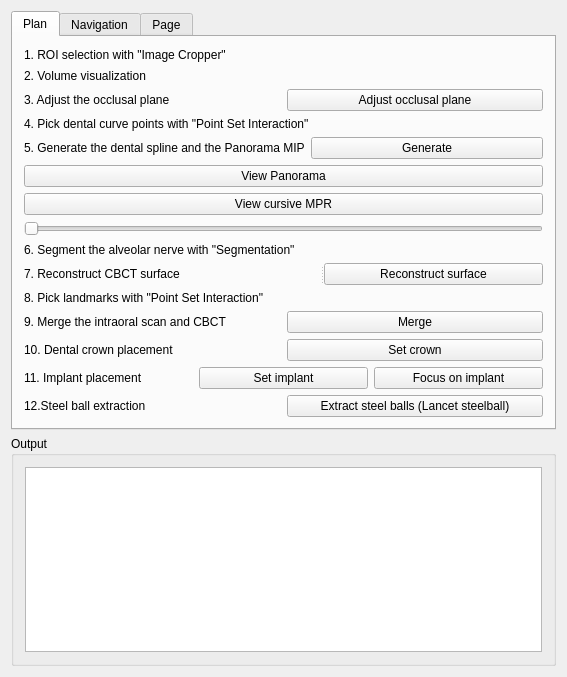
<?xml version="1.0" encoding="UTF-8"?>
<ui version="4.0">
 <class>DentalAccuracyControls</class>
 <widget class="QWidget" name="DentalAccuracyControls">
  <property name="geometry">
   <rect>
    <x>0</x>
    <y>0</y>
    <width>567</width>
    <height>677</height>
   </rect>
  </property>
  <property name="minimumSize">
   <size>
    <width>0</width>
    <height>0</height>
   </size>
  </property>
  <property name="windowTitle">
   <string>QmitkTemplate</string>
  </property>
  <layout class="QVBoxLayout" name="verticalLayout_2">
   <item>
    <widget class="QTabWidget" name="tabWidget">
     <property name="currentIndex">
      <number>0</number>
     </property>
     <widget class="QWidget" name="tab_2">
      <attribute name="title">
       <string>Plan</string>
      </attribute>
      <layout class="QVBoxLayout" name="verticalLayout">
       <item>
        <widget class="QLabel" name="label">
         <property name="text">
          <string>1. ROI selection with &quot;Image Cropper&quot;</string>
         </property>
        </widget>
       </item>
       <item>
        <widget class="QLabel" name="label_12">
         <property name="text">
          <string>2. Volume visualization</string>
         </property>
        </widget>
       </item>
       <item>
        <layout class="QHBoxLayout" name="horizontalLayout">
         <item>
          <widget class="QLabel" name="label_2">
           <property name="text">
            <string>3. Adjust the occlusal plane </string>
           </property>
          </widget>
         </item>
         <item>
          <widget class="QPushButton" name="pushButton_planeAdjust">
           <property name="text">
            <string>Adjust occlusal plane</string>
           </property>
          </widget>
         </item>
        </layout>
       </item>
       <item>
        <widget class="QLabel" name="label_3">
         <property name="text">
          <string>4. Pick dental curve points with &quot;Point Set Interaction&quot;</string>
         </property>
        </widget>
       </item>
       <item>
        <layout class="QHBoxLayout" name="horizontalLayout_2">
         <item>
          <widget class="QLabel" name="label_5">
           <property name="text">
            <string>5. Generate the dental spline and the Panorama MIP</string>
           </property>
          </widget>
         </item>
         <item>
          <widget class="QPushButton" name="pushButton_splineAndPanorama">
           <property name="text">
            <string>Generate</string>
           </property>
          </widget>
         </item>
        </layout>
       </item>
       <item>
        <widget class="QPushButton" name="pushButton_viewPano">
         <property name="text">
          <string>View Panorama</string>
         </property>
        </widget>
       </item>
       <item>
        <widget class="QPushButton" name="pushButton_viewCursiveMPR">
         <property name="text">
          <string>View cursive MPR</string>
         </property>
        </widget>
       </item>
       <item>
        <widget class="QSlider" name="horizontalSlider">
         <property name="enabled">
          <bool>false</bool>
         </property>
         <property name="orientation">
          <enum>Qt::Horizontal</enum>
         </property>
        </widget>
       </item>
       <item>
        <widget class="QLabel" name="label_4">
         <property name="text">
          <string>6. Segment the alveolar nerve with &quot;Segmentation&quot;</string>
         </property>
        </widget>
       </item>
       <item>
        <widget class="QSplitter" name="splitter">
         <property name="orientation">
          <enum>Qt::Horizontal</enum>
         </property>
         <widget class="QLabel" name="label_10">
          <property name="text">
           <string>7. Reconstruct CBCT surface</string>
          </property>
         </widget>
         <widget class="QPushButton" name="pushButton_CBCTreconstruct">
          <property name="text">
           <string>Reconstruct surface</string>
          </property>
         </widget>
        </widget>
       </item>
       <item>
        <widget class="QLabel" name="label_6">
         <property name="text">
          <string>8. Pick landmarks with &quot;Point Set Interaction&quot; </string>
         </property>
        </widget>
       </item>
       <item>
        <layout class="QHBoxLayout" name="horizontalLayout_3">
         <item>
          <widget class="QLabel" name="label_7">
           <property name="text">
            <string>9. Merge the intraoral scan and CBCT </string>
           </property>
          </widget>
         </item>
         <item>
          <widget class="QPushButton" name="pushButton_iosCBCT">
           <property name="text">
            <string>Merge</string>
           </property>
          </widget>
         </item>
        </layout>
       </item>
       <item>
        <layout class="QHBoxLayout" name="horizontalLayout_4">
         <item>
          <widget class="QLabel" name="label_8">
           <property name="text">
            <string>10. Dental crown placement  </string>
           </property>
          </widget>
         </item>
         <item>
          <widget class="QPushButton" name="pushButton_setCrown">
           <property name="text">
            <string>Set crown</string>
           </property>
          </widget>
         </item>
        </layout>
       </item>
       <item>
        <layout class="QHBoxLayout" name="horizontalLayout_5">
         <item>
          <widget class="QLabel" name="label_9">
           <property name="text">
            <string>11. Implant placement  </string>
           </property>
          </widget>
         </item>
         <item>
          <widget class="QPushButton" name="pushButton_setImplant">
           <property name="text">
            <string>Set implant</string>
           </property>
          </widget>
         </item>
         <item>
          <widget class="QPushButton" name="pushButton_implantFocus">
           <property name="text">
            <string>Focus on implant</string>
           </property>
          </widget>
         </item>
        </layout>
       </item>
       <item>
        <layout class="QHBoxLayout" name="horizontalLayout_6">
         <item>
          <widget class="QLabel" name="label_14">
           <property name="text">
            <string>12.Steel ball extraction</string>
           </property>
          </widget>
         </item>
         <item>
          <widget class="QPushButton" name="pushButton_steelballExtract">
           <property name="text">
            <string>Extract steel balls (Lancet steelball)</string>
           </property>
          </widget>
         </item>
        </layout>
       </item>
      </layout>
     </widget>
     <widget class="QWidget" name="tab">
      <attribute name="title">
       <string>Navigation</string>
      </attribute>
      <layout class="QGridLayout" name="gridLayout_2">
       <item row="0" column="0">
        <layout class="QHBoxLayout" name="horizontalLayout_7">
         <item>
          <widget class="QLabel" name="label_11">
           <property name="text">
            <string>NDI camera:</string>
           </property>
          </widget>
         </item>
         <item>
          <widget class="QPushButton" name="pushButton_connectVega">
           <property name="text">
            <string>Connect</string>
           </property>
          </widget>
         </item>
         <item>
          <spacer name="horizontalSpacer">
           <property name="orientation">
            <enum>Qt::Horizontal</enum>
           </property>
           <property name="sizeHint" stdset="0">
            <size>
             <width>40</width>
             <height>20</height>
            </size>
           </property>
          </spacer>
         </item>
        </layout>
       </item>
       <item row="1" column="0">
        <widget class="QGroupBox" name="groupBox_6">
         <property name="title">
          <string>NDI tool status</string>
         </property>
         <layout class="QGridLayout" name="gridLayout_6">
          <item row="0" column="0">
           <widget class="QmitkToolTrackingStatusWidget" name="m_StatusWidgetVegaToolToShow" native="true">
            <property name="minimumSize">
             <size>
              <width>0</width>
              <height>200</height>
             </size>
            </property>
            <property name="maximumSize">
             <size>
              <width>16777215</width>
              <height>50</height>
             </size>
            </property>
           </widget>
          </item>
         </layout>
        </widget>
       </item>
       <item row="2" column="0">
        <widget class="QPushButton" name="pushButton_calibrateDrill">
         <property name="text">
          <string>Calibrate Dental Drill</string>
         </property>
        </widget>
       </item>
       <item row="3" column="0">
        <widget class="QPushButton" name="pushButton_imageRegis">
         <property name="enabled">
          <bool>true</bool>
         </property>
         <property name="text">
          <string>Image Registration (Lancet way)</string>
         </property>
        </widget>
       </item>
       <item row="4" column="0">
        <layout class="QHBoxLayout" name="horizontalLayout_10">
         <item>
          <widget class="QPushButton" name="pushButton_collectDitch">
           <property name="text">
            <string>Collect ditch point</string>
           </property>
          </widget>
         </item>
         <item>
          <widget class="QPushButton" name="pushButton_resetImageRegis">
           <property name="text">
            <string>Reset</string>
           </property>
          </widget>
         </item>
         <item>
          <layout class="QHBoxLayout" name="horizontalLayout_9">
           <item>
            <widget class="QLabel" name="label_15">
             <property name="layoutDirection">
              <enum>Qt::LeftToRight</enum>
             </property>
             <property name="text">
              <string>0</string>
             </property>
             <property name="alignment">
              <set>Qt::AlignRight|Qt::AlignTrailing|Qt::AlignVCenter</set>
             </property>
            </widget>
           </item>
           <item>
            <widget class="QLabel" name="label_16">
             <property name="text">
              <string>/ 10</string>
             </property>
            </widget>
           </item>
          </layout>
         </item>
         <item>
          <widget class="QPushButton" name="pushButton_imageRegisNew">
           <property name="text">
            <string>Register Image (New)</string>
           </property>
          </widget>
         </item>
        </layout>
       </item>
      </layout>
     </widget>
     <widget class="QWidget" name="tab_3">
      <attribute name="title">
       <string>Page</string>
      </attribute>
      <widget class="QPushButton" name="pushButton_genSplineAndAppend">
       <property name="enabled">
        <bool>true</bool>
       </property>
       <property name="geometry">
        <rect>
         <x>70</x>
         <y>40</y>
         <width>221</width>
         <height>23</height>
        </rect>
       </property>
       <property name="text">
        <string>Append splines to form surface</string>
       </property>
      </widget>
      <widget class="QWidget" name="layoutWidget">
       <property name="geometry">
        <rect>
         <x>80</x>
         <y>110</y>
         <width>287</width>
         <height>25</height>
        </rect>
       </property>
       <layout class="QHBoxLayout" name="horizontalLayout_8">
        <item>
         <widget class="QLabel" name="label_13">
          <property name="text">
           <string>Pset name:</string>
          </property>
         </widget>
        </item>
        <item>
         <widget class="QLineEdit" name="lineEdit"/>
        </item>
        <item>
         <widget class="QPushButton" name="pushButton_GenSeeds">
          <property name="text">
           <string>Generate Pset</string>
          </property>
         </widget>
        </item>
       </layout>
      </widget>
     </widget>
    </widget>
   </item>
   <item>
    <widget class="QGroupBox" name="groupBox">
     <property name="title">
      <string>Output</string>
     </property>
     <layout class="QGridLayout" name="gridLayout">
      <item row="0" column="0">
       <widget class="QTextBrowser" name="textBrowser"/>
      </item>
     </layout>
    </widget>
   </item>
  </layout>
 </widget>
 <layoutdefault spacing="6" margin="11"/>
 <customwidgets>
  <customwidget>
   <class>QmitkToolTrackingStatusWidget</class>
   <extends>QWidget</extends>
   <header location="global">QmitkToolTrackingStatusWidget.h</header>
   <container>1</container>
  </customwidget>
 </customwidgets>
 <resources/>
 <connections/>
</ui>
